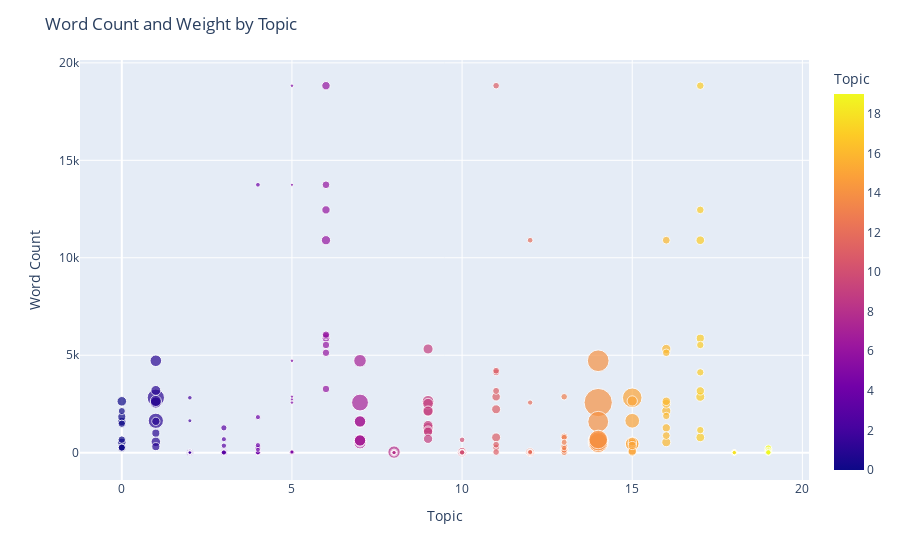

This figure's notebook cell:
### Code cell
#figure for all topics for male subjects and their corresponding top weighted words
fig = px.scatter(df_m, x='Topic', y='Word Count'
                 ,size='Weight'
                 , hover_data=['Word', 'Weight', 'Word Count']
                 ,color= 'Topic')
fig.update_layout(title='Word Count and Weight by Topic')
fig.show()

### Figure 1 — Plotly figure (JSON) as saved in the notebook; plotly's stock layout.template omitted (floating-point values rounded to 4 significant figures; data arrays with more than 128 entries replaced by an {"elided": "..."} marker saying what was removed)
{"data": [{"customdata": {"elided": "200x3 mixed values"}, "hovertemplate": "Topic=%{marker.color}<br>Word Count=%{customdata[2]}<br>Weight=%{customdata[1]}<br>Word=%{customdata[0]}<extra></extra>", "legendgroup": "", "marker": {"color": {"elided": "200 int values"}, "coloraxis": "coloraxis", "size": {"elided": "200 float values"}, "sizemode": "area", "sizeref": 7.053e-05, "symbol": "circle"}, "mode": "markers", "name": "", "showlegend": false, "type": "scatter", "x": {"elided": "200 int values"}, "xaxis": "x", "y": {"elided": "200 int values"}, "yaxis": "y"}], "layout": {"autosize": true, "coloraxis": {"colorbar": {"title": {"text": "Topic"}}, "colorscale": [[0, "#0d0887"], [0.1111, "#46039f"], [0.2222, "#7201a8"], [0.3333, "#9c179e"], [0.4444, "#bd3786"], [0.5556, "#d8576b"], [0.6667, "#ed7953"], [0.7778, "#fb9f3a"], [0.8889, "#fdca26"], [1, "#f0f921"]]}, "dragmode": "pan", "hovermode": "closest", "legend": {"itemsizing": "constant", "tracegroupgap": 0}, "margin": {"t": 60}, "title": {"text": "Word Count and Weight by Topic"}, "xaxis": {"anchor": "y", "autorange": true, "domain": [0, 1], "range": [-1.182, 20.16], "title": {"text": "Topic"}, "type": "linear"}, "yaxis": {"anchor": "x", "autorange": true, "domain": [0, 1], "range": [-1544.0, 20250.0], "title": {"text": "Word Count"}, "type": "linear"}}}
